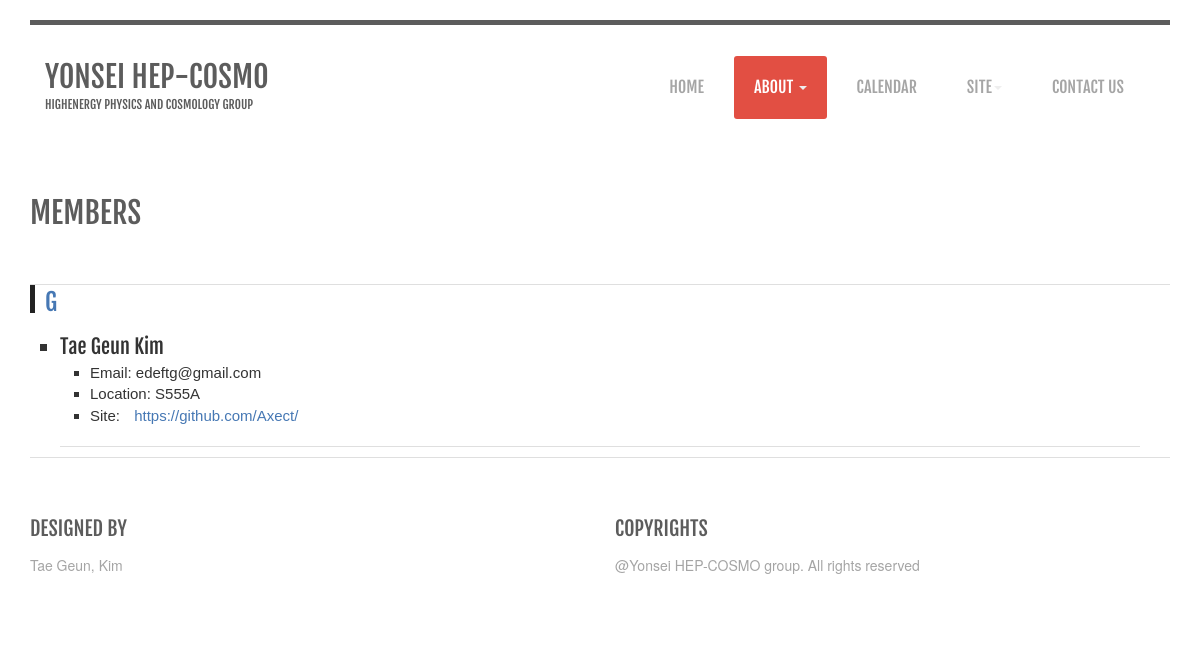
The page /members on the database as committed earlier.
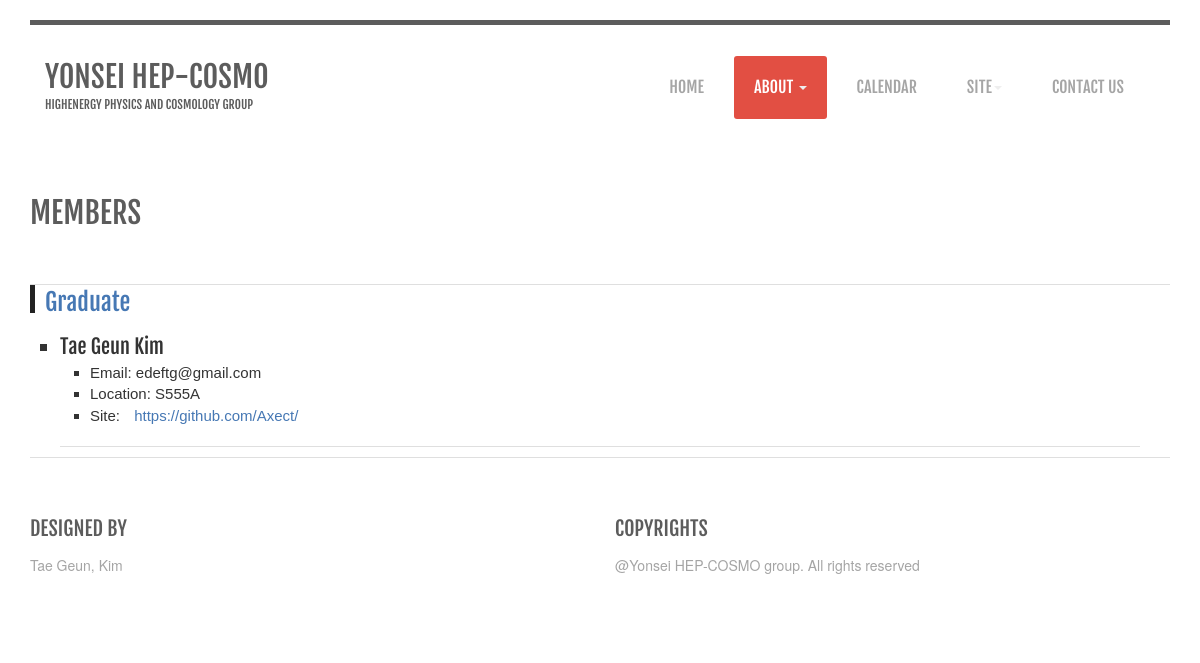
The same page on the database as committed later.
### HEP_COSMO/models.py (models this page shows, shortened)
class People(models.Model):
    POSITION_CHOICES = (
        ('Undergraduate', 'Undergraduate'),
        ('Graduate', 'Graduate'),
        ('Post-Doc', 'Post-Doc'),
        ('Professor', 'Professor'),
        ('Research Professor', 'Research Professor'),
        ('Alumni', 'Alumni')
    )
    position = models.CharField(max_length=30, choices=POSITION_CHOICES)
    index = models.CharField(max_length=5)
    name = models.CharField(max_length=30)
    email = models.CharField(max_length=100)
    location = models.CharField(max_length=20)
    link = models.TextField(null=True, blank=True)
    img = models.TextField(null=True, blank=True)
    class Meta:
        verbose_name = 'People'
        verbose_name_plural = 'Peoples'

### HEP_COSMO/views.py (the view)
# urls.py: url(r'^members', views.members, name='members'),
def members(request):
    persons = People.objects.order_by('index')
    temp = []
    for person in persons:
        temp.append(person.position)
    positions = []
    [positions.append(position) for position in temp if position not in positions]
    return render(request, 'HEP/members.html', {'persons': persons, 'positions': positions})

### HEP_COSMO/templates/HEP/members.html (shortened to what this page needs)
﻿{% load staticfiles %}
<html lang="en">
<head>
    <link href="{% static 'css/bootstrap.css' %}" rel="stylesheet">
    <link href="{% static 'css/image-effects.css' %}" rel="stylesheet">
    <link href="{% static 'css/custom-styles.css' %}" rel="stylesheet">
    <link href="{% static 'css/font-awesome.css' %}" rel="stylesheet">
    <link href="{% static 'css/font-awesome-ie7.css' %}" rel="stylesheet">
</head>
<body>
<div class="container">
    <div class="row">
        <div class="site-header spacing-t">
            <div class="col-md-3 ">
                <div class="site-name spacing-b">
                    <h1> Yonsei HEP-COSMO</h1>
                    <h6>Highenergy Physics and Cosmology Group</h6>
                </div>
            </div>
            <div class="col-md-9">
                <nav class="navbar pull-right " role="navigation">
                    <div class="collapse navbar-collapse" id="bs-example-navbar-collapse-1">
                        <ul class="nav navbar-nav">
                            <li><a href="index.html">Home</a></li>
                            <li class="dropdown active">
                                <a href="#" class="dropdown-toggle active" data-toggle="dropdown">About <b class="caret"></b></a>
                            </li>
                            <li><a href="calendar.html">Calendar</a></li>
                            <li class="dropdown ">
                                <a href="#" class="dropdown-toggle active" data-toggle="dropdown">Site<b class="caret"></b></a>
                            </li>
                            <li><a href="contact.html">Contact Us</a></li>
                        </ul>
                    </div>
                </nav>
            </div>
        </div>
    </div>
</div>
<div class="container">
    <div class="main-title">
        <div class="row">
            <div class="col-sm-12 col-md-12">
                <h1>Members</h1>
            </div>
        </div>
    </div>
    <div class="ruler"></div>
</div>
<div class="container">
    <div class="row">
        <div class="col-sm-12 col-md-12">
            <div class="blist">
                <ul>
                    {% for diffpos in positions %}
                        <li><a href="#">{{ diffpos }}</a></li><br />
                        <div class="clist">
                            <ul>
                                {% for person in persons %}
                                    {% if person.position == diffpos %}
                                        <li>{{ person.name }}</li>
                                        <div class="dlist">
                                            <ul>
                                                <li>Email: {{ person.email }}</li>
                                                <li>Location: {{ person.location }}</li>
                                                <li>Site: <a href="{{ person.link }}", target="_blank">{{ person.link }}</a></li>
                                            </ul>
                                        </div><br />
                                        <div class="ruler"></div>
                                    {% endif %}
                                {% endfor %}
                            </ul>
                        </div>
                    {% endfor %}
                </ul>
            </div>
        </div>
    </div>
</div>
<div class="container">
    <div class="site-footer">
        <div class="row">
            <div class="col-sm-6 col-md-6">
                <div class="block">
                    <h2>Designed By</h2>
                    <a href="http://edeftg.dothome.co.kr">Tae Geun, Kim</a>
                </div>
            </div>
            <div class="col-sm-6 col-md-6">
                <div class="block">
                    <h2>copyrights</h2>
                    <a href="https://sites.google.com/site/yonseihepcosmo/" target="_blank">@Yonsei HEP-COSMO group. All rights reserved</a>
                </div>
            </div>
        </div>
    </div>
</div>
</body>
</html>

Rows that differ between the two databases and show on the page:
changed People "Tae Geun Kim": moves from the list under "G" to the list under "Graduate"
Other text that changed with them:
new list line: "Graduate"
list line gone: "G"
